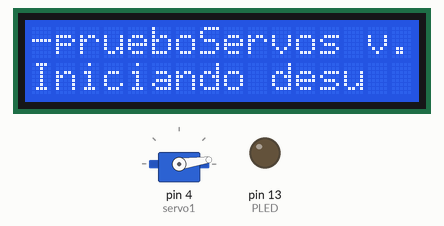
This sketch was run on a simulated Arduino Uno, built with avr-gcc and run on an emulated ATmega328P. Parts: 16×2 character LCD, servo, output pins drawn as LEDs (lit = HIGH). No radio packets arrive unless stated.

Above: at 0.24 s.
At 10.19 s:
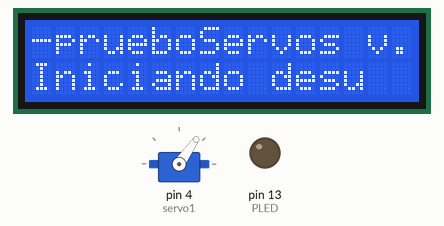
At 19.84 s:
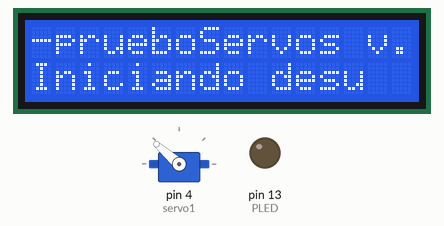
At 39.74 s:
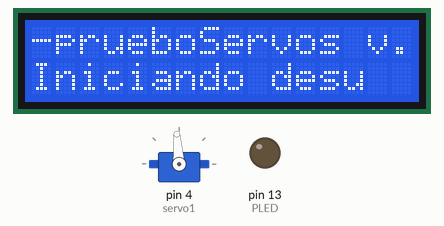
Timing chart, 0 to 40.0 s (numbered marks = the images above):
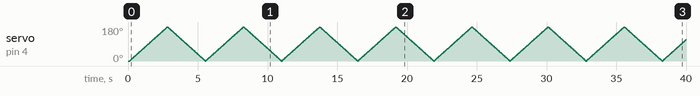

The sketch:

prueboServos.ino
```cpp
#include <Wire.h>
#include <LiquidCrystal_I2C.h>
#include <VirtualWire.h>
#include <ServoTimer2.h>

ServoTimer2 servo1, // Base giro
            servo2, // Base
            servo3, // Codo
            servo4; // Mano

LiquidCrystal_I2C lcd(0x27, 16, 2);
int n = 0;
const int PLED = 13;

int ang1 = 0,
    ang2 = 20,
    ang3 = 0,
    ang4 = 0,
    // Límites de los movimientos de las articulaciones
    topeA1 = 0,
    topeA2 = 20,
    topeA3 = 0,
    topeA4 = 0,
    topeB1 = 0,
    topeB2 = 170,
    topeB3 = 0,
    topeB4 = 0;
int spd = 100;

void setup() {
  Serial.begin(9600); // Debugging only
  lcd.begin();
  lcd.backlight();
  lcd.print("-prueboServos v.0-");
  lcd.setCursor(0, 1);
  lcd.print("Iniciando desu");

  // Initialise the IO and ISR
  vw_set_ptt_inverted(true); // Required for DR3100
  vw_setup(2000);      // Bits per sec
  vw_rx_start();       // Start the receiver PLL running
  pinMode(PLED, OUTPUT);
  digitalWrite(PLED, false);

  servo1.attach(4);
  // servo2.attach(8);
  // servo3.attach(9);
  // servo4.attach(10);
  servo1.write(ang1);
}
void loop() {
 for (ang1 = 0; ang1 <= 180; ang1 += 1) { // goes from 0 degrees to 180 degrees
    // in steps of 1 degree
    servo1.write(ang1);              // tell servo to go to ang1ition in variable 'ang1'
    delay(15);                       // waits 15ms for the servo to reach the ang1ition
  }
  for (ang1 = 180; ang1 >= 0; ang1 -= 1) { // goes from 180 degrees to 0 degrees
    servo1.write(ang1);              // tell servo to go to position in variable 'pos'
    delay(15);                       // waits 15ms for the servo to reach the position
  }
}
```
